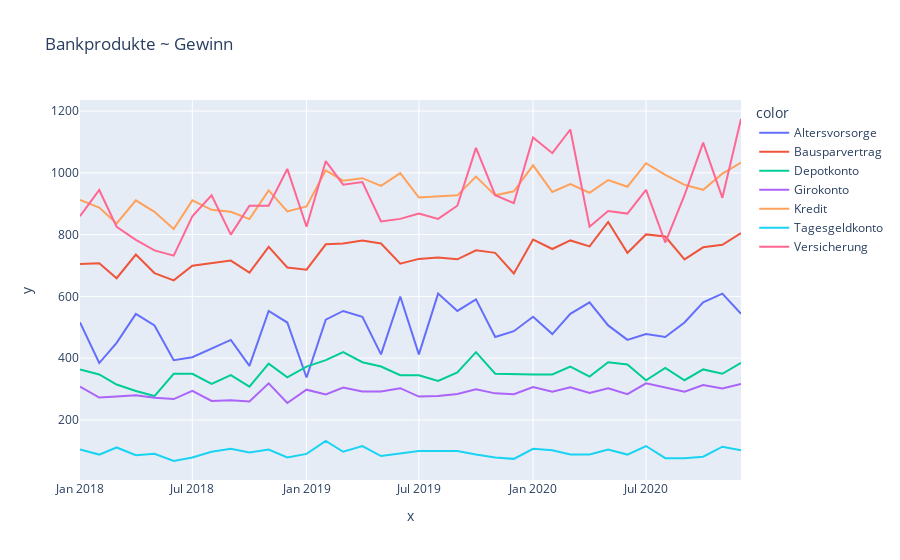

Write notebook code for a chart like this one.
### Code cell
px.line(df_Gewinn_pro_Monat, x=df_Gewinn_pro_Monat["Monats-Datum"], y=df_Gewinn_pro_Monat["Gewinn"], color=df_Gewinn_pro_Monat["Angebotenes Produkt"], title="Bankprodukte ~ Gewinn")

### Figure 1 — Plotly figure (JSON) as saved in the notebook; plotly's stock layout.template omitted (floating-point values rounded to 4 significant figures)
{"data": [{"hovertemplate": "color=Altersvorsorge<br>x=%{x}<br>y=%{y}<extra></extra>", "legendgroup": "Altersvorsorge", "line": {"color": "#636efa", "dash": "solid"}, "mode": "lines", "name": "Altersvorsorge", "orientation": "v", "showlegend": true, "type": "scatter", "x": ["2018-01", "2018-02", "2018-03", "2018-04", "2018-05", "2018-06", "2018-07", "2018-08", "2018-09", "2018-10", "2018-11", "2018-12", "2019-01", "2019-02", "2019-03", "2019-04", "2019-05", "2019-06", "2019-07", "2019-08", "2019-09", "2019-10", "2019-11", "2019-12", "2020-01", "2020-02", "2020-03", "2020-04", "2020-05", "2020-06", "2020-07", "2020-08", "2020-09", "2020-10", "2020-11", "2020-12"], "xaxis": "x", "y": [515.4, 384.2, 449.8, 543.5, 506.0, 393.5, 402.9, 431.0, 459.1, 374.8, 552.8, 515.4, 337.3, 524.7, 552.8, 534.1, 412.3, 599.7, 412.3, 609.1, 552.8, 590.3, 468.5, 487.2, 534.1, 477.9, 543.5, 580.9, 506.0, 459.1, 477.9, 468.5, 515.4, 580.9, 609.1, 543.5], "yaxis": "y"}, {"hovertemplate": "color=Bausparvertrag<br>x=%{x}<br>y=%{y}<extra></extra>", "legendgroup": "Bausparvertrag", "line": {"color": "#EF553B", "dash": "solid"}, "mode": "lines", "name": "Bausparvertrag", "orientation": "v", "showlegend": true, "type": "scatter", "x": ["2018-01", "2018-02", "2018-03", "2018-04", "2018-05", "2018-06", "2018-07", "2018-08", "2018-09", "2018-10", "2018-11", "2018-12", "2019-01", "2019-02", "2019-03", "2019-04", "2019-05", "2019-06", "2019-07", "2019-08", "2019-09", "2019-10", "2019-11", "2019-12", "2020-01", "2020-02", "2020-03", "2020-04", "2020-05", "2020-06", "2020-07", "2020-08", "2020-09", "2020-10", "2020-11", "2020-12"], "xaxis": "x", "y": [704.7, 707.5, 658.9, 735.3, 675.5, 651.9, 699.2, 707.5, 715.8, 676.9, 760.3, 693.6, 686.7, 768.7, 771.4, 781.2, 771.4, 706.1, 721.4, 725.6, 720.0, 749.2, 740.9, 674.1, 784.0, 753.4, 781.2, 761.7, 840.9, 740.9, 800.6, 793.7, 720.0, 758.9, 767.3, 804.8], "yaxis": "y"}, {"hovertemplate": "color=Depotkonto<br>x=%{x}<br>y=%{y}<extra></extra>", "legendgroup": "Depotkonto", "line": {"color": "#00cc96", "dash": "solid"}, "mode": "lines", "name": "Depotkonto", "orientation": "v", "showlegend": true, "type": "scatter", "x": ["2018-01", "2018-02", "2018-03", "2018-04", "2018-05", "2018-06", "2018-07", "2018-08", "2018-09", "2018-10", "2018-11", "2018-12", "2019-01", "2019-02", "2019-03", "2019-04", "2019-05", "2019-06", "2019-07", "2019-08", "2019-09", "2019-10", "2019-11", "2019-12", "2020-01", "2020-02", "2020-03", "2020-04", "2020-05", "2020-06", "2020-07", "2020-08", "2020-09", "2020-10", "2020-11", "2020-12"], "xaxis": "x", "y": [363.5, 347.2, 314.6, 293.6, 277.3, 349.5, 349.5, 316.9, 344.8, 307.6, 382.1, 337.9, 372.8, 393.8, 419.4, 386.8, 372.8, 344.8, 344.8, 326.2, 354.2, 419.4, 349.5, 347.2, 347.2, 347.2, 372.8, 340.2, 386.8, 379.8, 328.5, 368.1, 328.5, 363.5, 349.5, 384.4], "yaxis": "y"}, {"hovertemplate": "color=Girokonto<br>x=%{x}<br>y=%{y}<extra></extra>", "legendgroup": "Girokonto", "line": {"color": "#ab63fa", "dash": "solid"}, "mode": "lines", "name": "Girokonto", "orientation": "v", "showlegend": true, "type": "scatter", "x": ["2018-01", "2018-02", "2018-03", "2018-04", "2018-05", "2018-06", "2018-07", "2018-08", "2018-09", "2018-10", "2018-11", "2018-12", "2019-01", "2019-02", "2019-03", "2019-04", "2019-05", "2019-06", "2019-07", "2019-08", "2019-09", "2019-10", "2019-11", "2019-12", "2020-01", "2020-02", "2020-03", "2020-04", "2020-05", "2020-06", "2020-07", "2020-08", "2020-09", "2020-10", "2020-11", "2020-12"], "xaxis": "x", "y": [307.6, 272.4, 276.0, 280.0, 271.6, 267.6, 294.4, 261.6, 264.0, 260.0, 318.4, 254.8, 298.0, 282.4, 304.8, 292.0, 292.0, 302.8, 275.6, 277.6, 284.0, 299.6, 286.0, 283.2, 306.8, 291.2, 305.6, 287.2, 302.8, 283.6, 318.4, 305.6, 291.6, 313.2, 301.6, 316.8], "yaxis": "y"}, {"hovertemplate": "color=Kredit<br>x=%{x}<br>y=%{y}<extra></extra>", "legendgroup": "Kredit", "line": {"color": "#FFA15A", "dash": "solid"}, "mode": "lines", "name": "Kredit", "orientation": "v", "showlegend": true, "type": "scatter", "x": ["2018-01", "2018-02", "2018-03", "2018-04", "2018-05", "2018-06", "2018-07", "2018-08", "2018-09", "2018-10", "2018-11", "2018-12", "2019-01", "2019-02", "2019-03", "2019-04", "2019-05", "2019-06", "2019-07", "2019-08", "2019-09", "2019-10", "2019-11", "2019-12", "2020-01", "2020-02", "2020-03", "2020-04", "2020-05", "2020-06", "2020-07", "2020-08", "2020-09", "2020-10", "2020-11", "2020-12"], "xaxis": "x", "y": [912.5, 887.6, 836.2, 911.1, 874.0, 818.3, 911.1, 880.3, 874.0, 850.2, 943.3, 875.4, 891.1, 1008.0, 974.8, 982.8, 957.6, 999.3, 920.2, 922.6, 927.2, 987.7, 927.2, 940.1, 1024.0, 938.0, 963.6, 935.6, 976.9, 955.2, 1031.0, 993.3, 961.1, 945.0, 997.5, 1033.0], "yaxis": "y"}, {"hovertemplate": "color=Tagesgeldkonto<br>x=%{x}<br>y=%{y}<extra></extra>", "legendgroup": "Tagesgeldkonto", "line": {"color": "#19d3f3", "dash": "solid"}, "mode": "lines", "name": "Tagesgeldkonto", "orientation": "v", "showlegend": true, "type": "scatter", "x": ["2018-01", "2018-02", "2018-03", "2018-04", "2018-05", "2018-06", "2018-07", "2018-08", "2018-09", "2018-10", "2018-11", "2018-12", "2019-01", "2019-02", "2019-03", "2019-04", "2019-05", "2019-06", "2019-07", "2019-08", "2019-09", "2019-10", "2019-11", "2019-12", "2020-01", "2020-02", "2020-03", "2020-04", "2020-05", "2020-06", "2020-07", "2020-08", "2020-09", "2020-10", "2020-11", "2020-12"], "xaxis": "x", "y": [104.0, 87.78, 110.9, 85.47, 90.09, 66.99, 78.54, 97.02, 106.3, 94.71, 104.0, 78.54, 90.09, 131.7, 97.02, 115.5, 83.16, 92.4, 99.33, 99.33, 99.33, 87.78, 78.54, 73.92, 106.3, 101.6, 87.78, 87.78, 104.0, 87.78, 115.5, 76.23, 76.23, 80.85, 113.2, 101.6], "yaxis": "y"}, {"hovertemplate": "color=Versicherung<br>x=%{x}<br>y=%{y}<extra></extra>", "legendgroup": "Versicherung", "line": {"color": "#FF6692", "dash": "solid"}, "mode": "lines", "name": "Versicherung", "orientation": "v", "showlegend": true, "type": "scatter", "x": ["2018-01", "2018-02", "2018-03", "2018-04", "2018-05", "2018-06", "2018-07", "2018-08", "2018-09", "2018-10", "2018-11", "2018-12", "2019-01", "2019-02", "2019-03", "2019-04", "2019-05", "2019-06", "2019-07", "2019-08", "2019-09", "2019-10", "2019-11", "2019-12", "2020-01", "2020-02", "2020-03", "2020-04", "2020-05", "2020-06", "2020-07", "2020-08", "2020-09", "2020-10", "2020-11", "2020-12"], "xaxis": "x", "y": [859.5, 944.6, 825.5, 782.9, 748.9, 731.9, 859.5, 927.6, 799.9, 893.5, 893.5, 1013.0, 825.5, 1038.0, 961.6, 970.1, 842.5, 851.0, 868.0, 851.0, 893.5, 1081.0, 927.6, 902.1, 1115.0, 1064.0, 1140.0, 825.5, 876.5, 868.0, 944.6, 774.4, 927.6, 1098.0, 919.1, 1174.0], "yaxis": "y"}], "layout": {"legend": {"title": {"text": "color"}, "tracegroupgap": 0}, "title": {"text": "Bankprodukte ~ Gewinn"}, "xaxis": {"anchor": "y", "domain": [0, 1], "title": {"text": "x"}}, "yaxis": {"anchor": "x", "domain": [0, 1], "title": {"text": "y"}}}}
